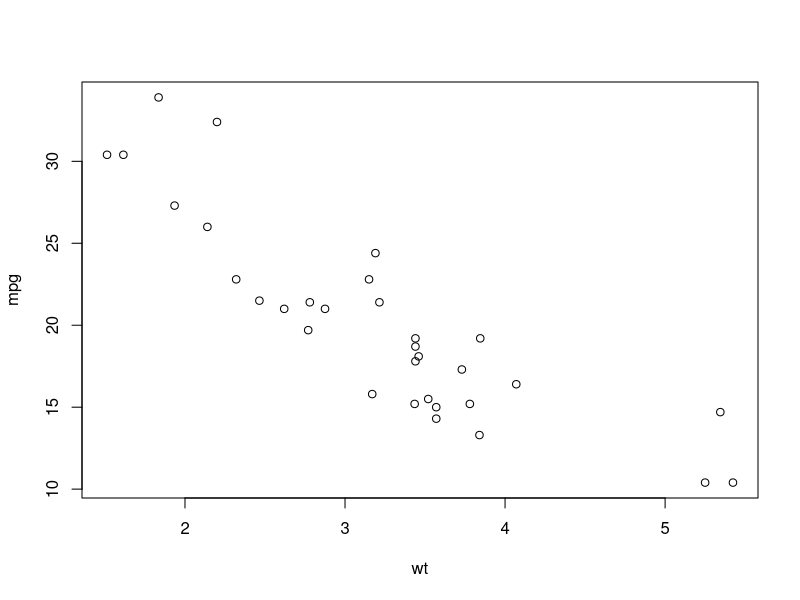
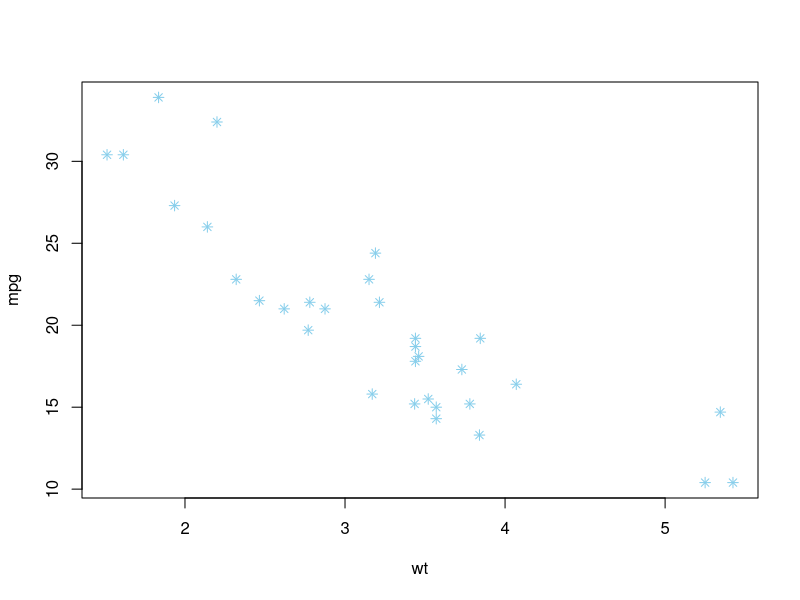
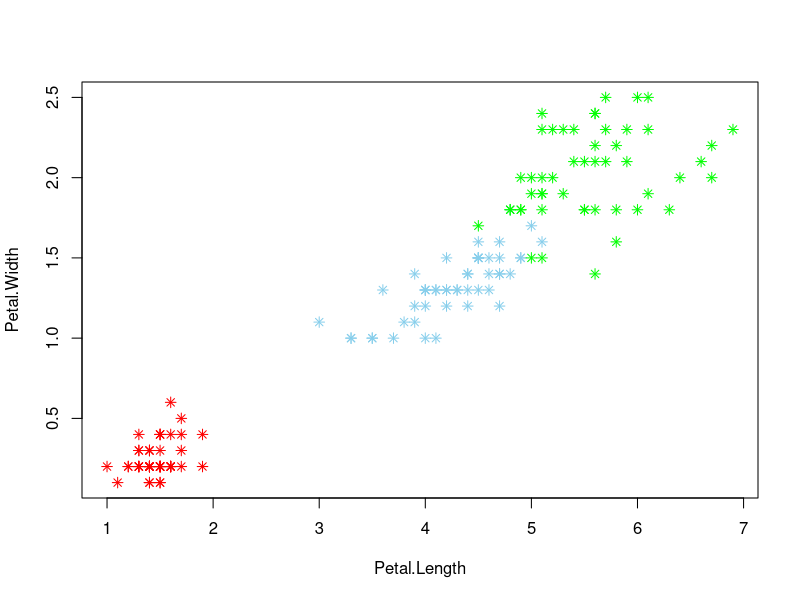

Generate these figures, in order, with R:
# 날짜 : 2021/06/29 
# 이름 : 김동현
# 내용 : CH05. data 시각화 - 산점도 / P154

mtcars
View(mtcars)

wt <- mtcars$wt
mpg <- mtcars$mpg

plot(wt, mpg)
plot(wt, mpg, col = "skyblue", pch = 8)


View(iris)
ds_iris <- iris[,3:4]

group <- as.numeric(iris$Species)
group

color <- c('red','skyblue','green')

plot(ds_iris, pch = 8, col = color[group])




# 교재 p154 실습 - 산점도 그래프에 대각선과 텍스트 추가하기

# 교재 p155 실습 - type 속성으로 산점도 그리기

# 교재 p156 실습 - pch 속성으로 산점도 그리기

# 교재 p162 실습 - iris 데이터셋의 4개 변수를 상호 비교